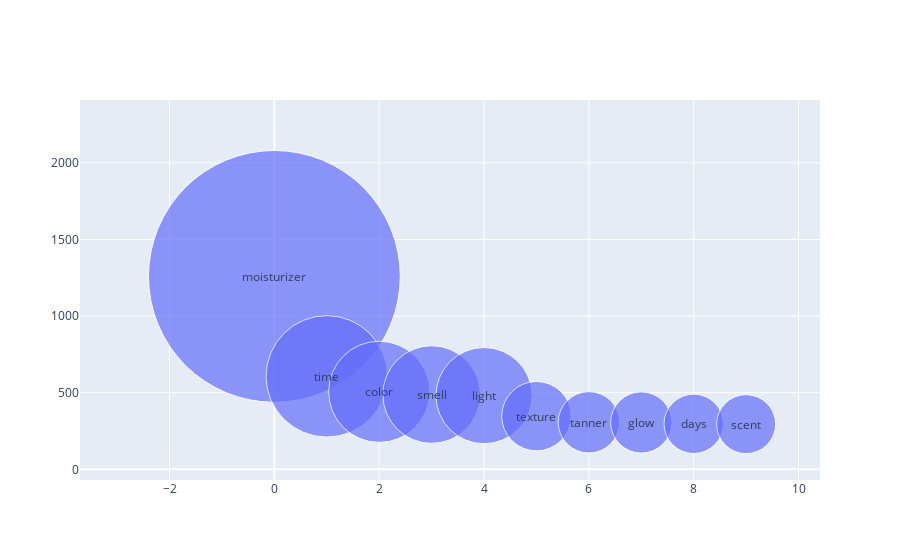
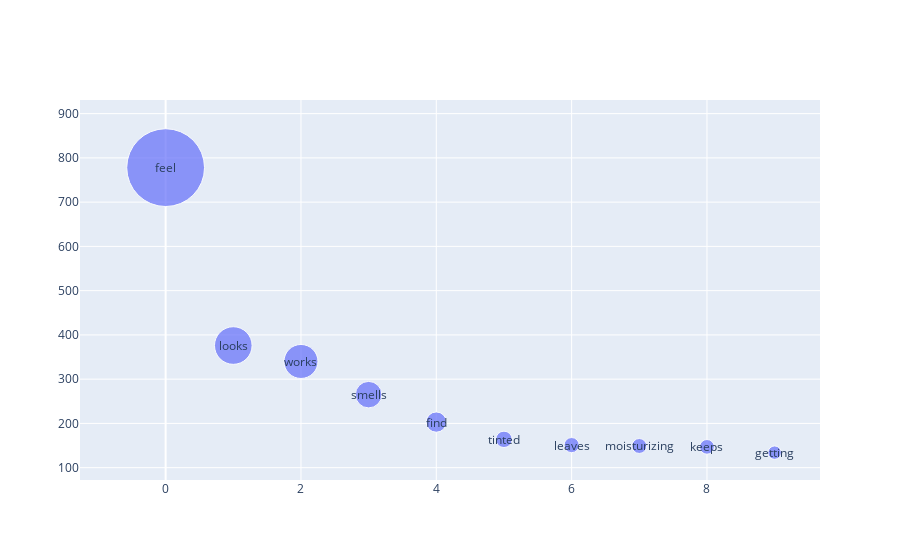

The code cell stored with these charts, in order, in its notebook:
### Code cell
adj_delete = ['daily', 'even', 'broad', 'powerful', 'best', 'complex', 'sheer', 'fine', 'freat','really','good','nice','well','much','perfect','amazing','great','definitely','easy','better','never','always','many']
verb_delete = ['apply','helps', 'provides', 'protects', 'formulated', 'contains', 'help', 'skin', 'tested', 'provide','including','delivers','designed','using','leaving','features','offers','protecting','gives','improve','face','voted','collected','used','feels','love','goes','tried','recommend','makes','make','looking','look','bought','need','received','leave','feeling','found','think','made','applying','wear','give','loved','want','noticed','going','felt','started','keep','know','must','purchased']
noun_delete = ['skin', 'protection', 'formula', 'sunscreen', 'face', 'hours', 'minutes', 'cream', 'rays', 'damage', 'body', 'makeup', 'technology','signs','benefits','lotion','application','lines','ingredients','love','part','promotion','review','years','products','sample','self','morning','results']
review_pos = nlpshortcut.pos_viz(pro_review, delete_words, adj_delete, verb_delete, noun_delete, printcount = True, topcount = 10, noun_size = 0.2, verb_size = 0.1, adj_size = 0.1)

### Figure 1 — Plotly figure (JSON) as saved in the notebook; plotly's stock layout.template omitted (floating-point values rounded to 4 significant figures)
{"data": [{"marker": {"size": [251.8, 121.4, 101.2, 97.6, 96.2, 69.4, 61.4, 61.2, 59.4, 59]}, "mode": "markers", "type": "scatter", "x": [0, 1, 2, 3, 4, 5, 6, 7, 8, 9], "y": [1259, 607, 506, 488, 481, 347, 307, 306, 297, 295]}], "layout": {"annotations": [{"showarrow": false, "text": "moisturizer", "x": 0, "xanchor": "center", "y": 1259, "yanchor": "middle"}, {"showarrow": false, "text": "time", "x": 1, "xanchor": "center", "y": 607, "yanchor": "middle"}, {"showarrow": false, "text": "color", "x": 2, "xanchor": "center", "y": 506, "yanchor": "middle"}, {"showarrow": false, "text": "smell", "x": 3, "xanchor": "center", "y": 488, "yanchor": "middle"}, {"showarrow": false, "text": "light", "x": 4, "xanchor": "center", "y": 481, "yanchor": "middle"}, {"showarrow": false, "text": "texture", "x": 5, "xanchor": "center", "y": 347, "yanchor": "middle"}, {"showarrow": false, "text": "tanner", "x": 6, "xanchor": "center", "y": 307, "yanchor": "middle"}, {"showarrow": false, "text": "glow", "x": 7, "xanchor": "center", "y": 306, "yanchor": "middle"}, {"showarrow": false, "text": "days", "x": 8, "xanchor": "center", "y": 297, "yanchor": "middle"}, {"showarrow": false, "text": "scent", "x": 9, "xanchor": "center", "y": 295, "yanchor": "middle"}]}}

### Figure 2 — Plotly figure (JSON) as saved in the notebook; plotly's stock layout.template omitted (floating-point values rounded to 4 significant figures)
{"data": [{"marker": {"size": [77.8, 37.6, 34, 26.5, 20.3, 16.4, 15.1, 14.9, 14.7, 13.4]}, "mode": "markers", "type": "scatter", "x": [0, 1, 2, 3, 4, 5, 6, 7, 8, 9], "y": [778, 376, 340, 265, 203, 164, 151, 149, 147, 134]}], "layout": {"annotations": [{"showarrow": false, "text": "feel", "x": 0, "xanchor": "center", "y": 778, "yanchor": "middle"}, {"showarrow": false, "text": "looks", "x": 1, "xanchor": "center", "y": 376, "yanchor": "middle"}, {"showarrow": false, "text": "works", "x": 2, "xanchor": "center", "y": 340, "yanchor": "middle"}, {"showarrow": false, "text": "smells", "x": 3, "xanchor": "center", "y": 265, "yanchor": "middle"}, {"showarrow": false, "text": "find", "x": 4, "xanchor": "center", "y": 203, "yanchor": "middle"}, {"showarrow": false, "text": "tinted", "x": 5, "xanchor": "center", "y": 164, "yanchor": "middle"}, {"showarrow": false, "text": "leaves", "x": 6, "xanchor": "center", "y": 151, "yanchor": "middle"}, {"showarrow": false, "text": "moisturizing", "x": 7, "xanchor": "center", "y": 149, "yanchor": "middle"}, {"showarrow": false, "text": "keeps", "x": 8, "xanchor": "center", "y": 147, "yanchor": "middle"}, {"showarrow": false, "text": "getting", "x": 9, "xanchor": "center", "y": 134, "yanchor": "middle"}]}}
